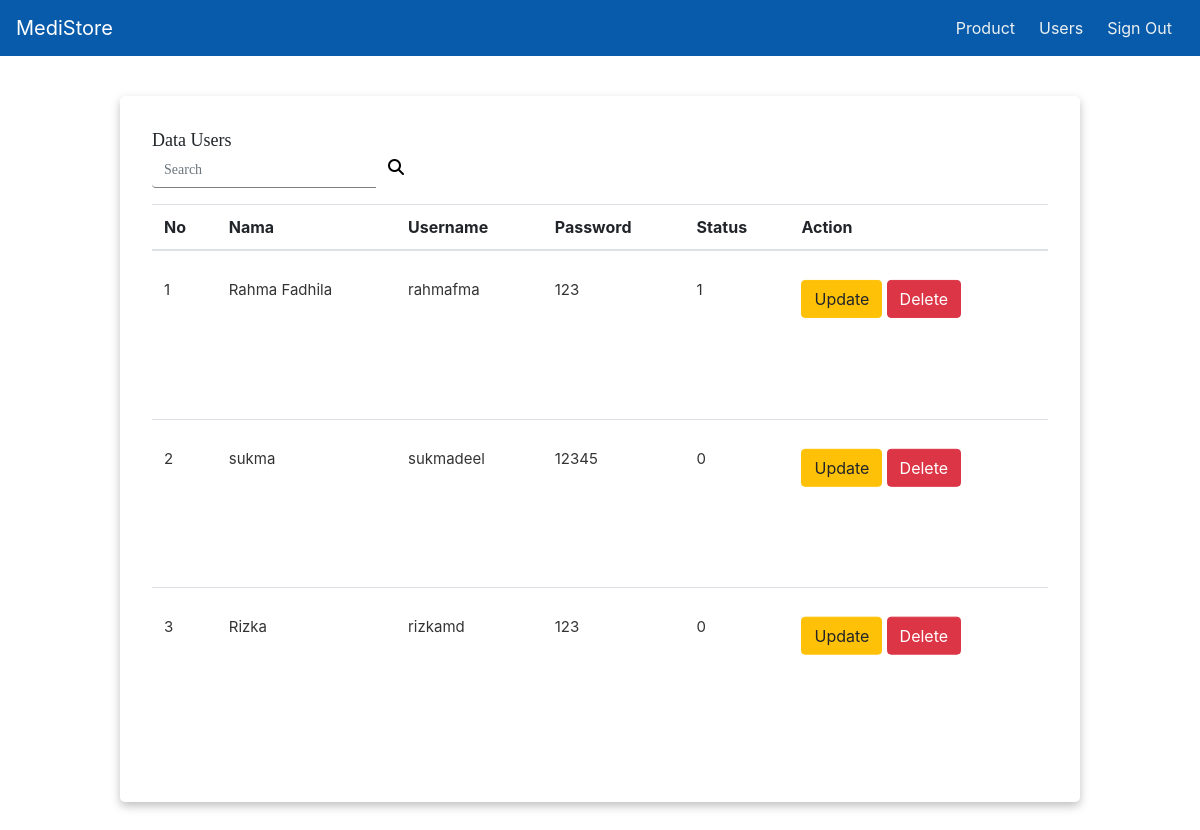
/index.php/welcome/Admin_users, run on an earlier commit of the app's database.
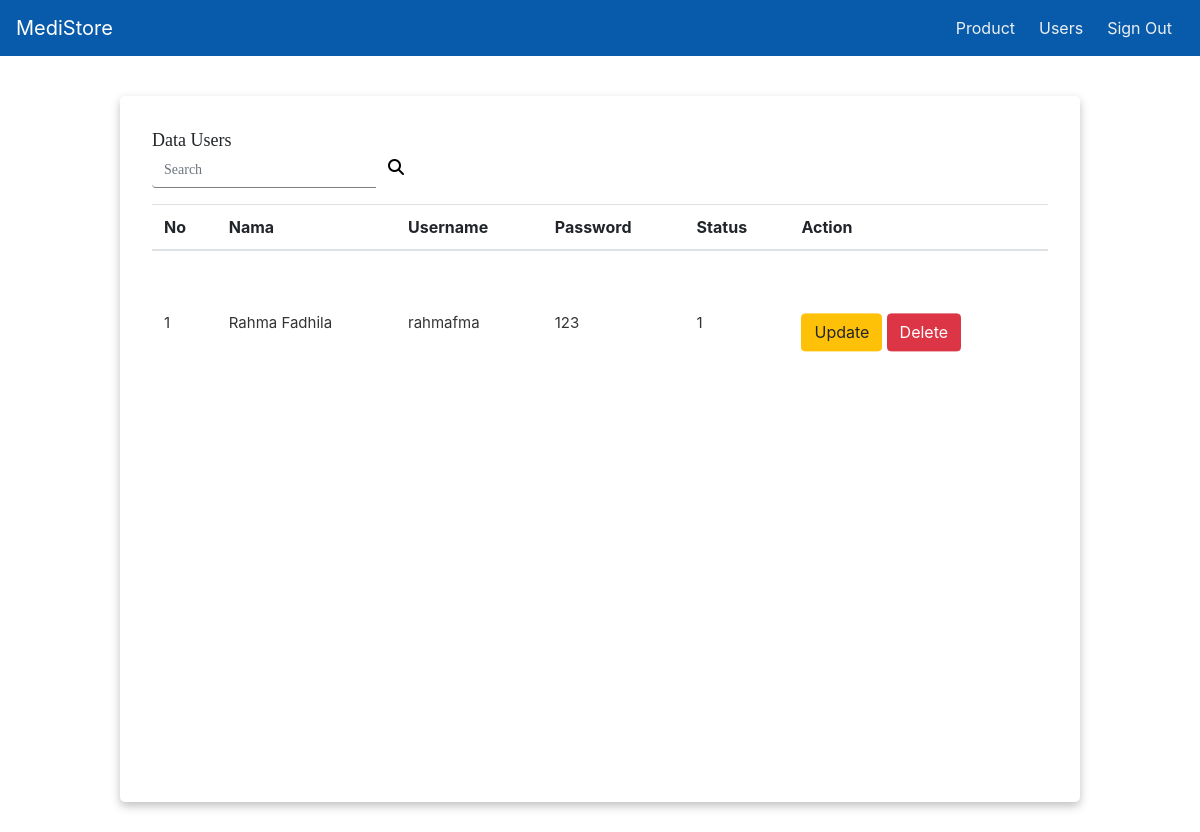
And on a later commit of the database.
### tables this page shows
CREATE TABLE `users` (
  `id_users` int(5) NOT NULL,
  `nama` varchar(50) NOT NULL,
  `username` varchar(50) NOT NULL,
  `password` varchar(50) NOT NULL,
  `status` int(11) NOT NULL
);

### application/controllers/Welcome.php (called while the page is built, shortened)
<?php
class Welcome extends CI_Controller
{
	function __construct() {
		$this->load->model("m_Login");
		$this->load->model("m_product");
	}
	public function Admin_users() {
		$data9= $this->m_Login->GetAllUser();
		$this->load->view('Admin/crud_user',['datauser'=>$data9]);
	}
}

### index.php (called while the page is built, shortened)
<?php
require_once BASEPATH.'core/CodeIgniter.php';

### application/models/m_Login.php (called while the page is built, shortened)
<?php
class m_Login extends CI_Model{
    public function GetAllUser() {
        $this->db->select('*');
        $this->db->from('users');
        $query = $this->db->get();
        return $query->result();
    }
}
?>

### application/views/Admin/crud_user.php (the view, shortened to what this page needs)
<html>
    <html>
        <head>
        </head>
        <body>
            <div class="container-fluid-0">
                <div class="container-fluid" id="section1">
                    <span id="product">Data Users</span>
                    <form action="" class="navbar-form">
                        <div class="form-group input-group">
                            <input
                                id="search"
                                type="text"
                                class="form-control col-md-3"
                                placeholder="Search">
                            <div class="input-group-btn">
                                <button type="button" id="icon" class="btn btn-outline-info">
                                    <i class="fa fa-search" aria-hidden="true"></i>
                                </button>
                            </div>
                        </div>
                    </form>
                    <table class="table table-wrapper-scroll-y my-custom-scrollbar">
                        <thead>
                            <tr>
                                <th scope="col">No</th>
                                <th scope="col">Nama</th>
                                <th scope="col">Username</th>
                                <th scope="col">Password</th>
                                <th scope="col">Status</th>
                                <th scope="col">Action</th>
                            </tr>
                        </thead>
                        <tbody>
                            <?php $i=1 ?>
                            <?php $no=1; foreach ($datauser as $d ) {?>
                            <tr>
                                <td id="margin"><?php echo $i?></td>
                                <td id="margin"><?php echo $d->nama?></td>
                                <td id="margin"><?php echo $d->username ?></td>
                                <td id="margin"><?php echo $d->password ?></td>
                                <td id="margin"><?php echo $d->status ?></td>
                                <td id="margin">
                                    <button
                                        type="button"
                                        class="btn btn-warning"
                                        data-toggle="modal"
                                        data-target="#edit<?php echo $d->id_users ?>">
                                        Update
                                    </button>
                                    <a
                                        type="button"
                                        class="btn btn-danger"
                                        href="<?php echo base_url(); ?>welcome/hapususers/<?php echo $d->id_users ?>"
                                        onclick="return confirm('Apakah Anda Yakin untuk Menghapusnya?')">Delete</a>
                                </td>
                            </tr>
                            <?php $i = $i+1 ?>
                            <?php } ?>
                        </tbody>
                    </table>
                </div>
            </div>
    </body>
</html>

What changed in the data, as far as the page shows it:
removed users: nama "sukma", username "sukmadeel", password "12345", status "0"
removed users: nama "Rizka", username "rizkamd", password "123", status "0"
